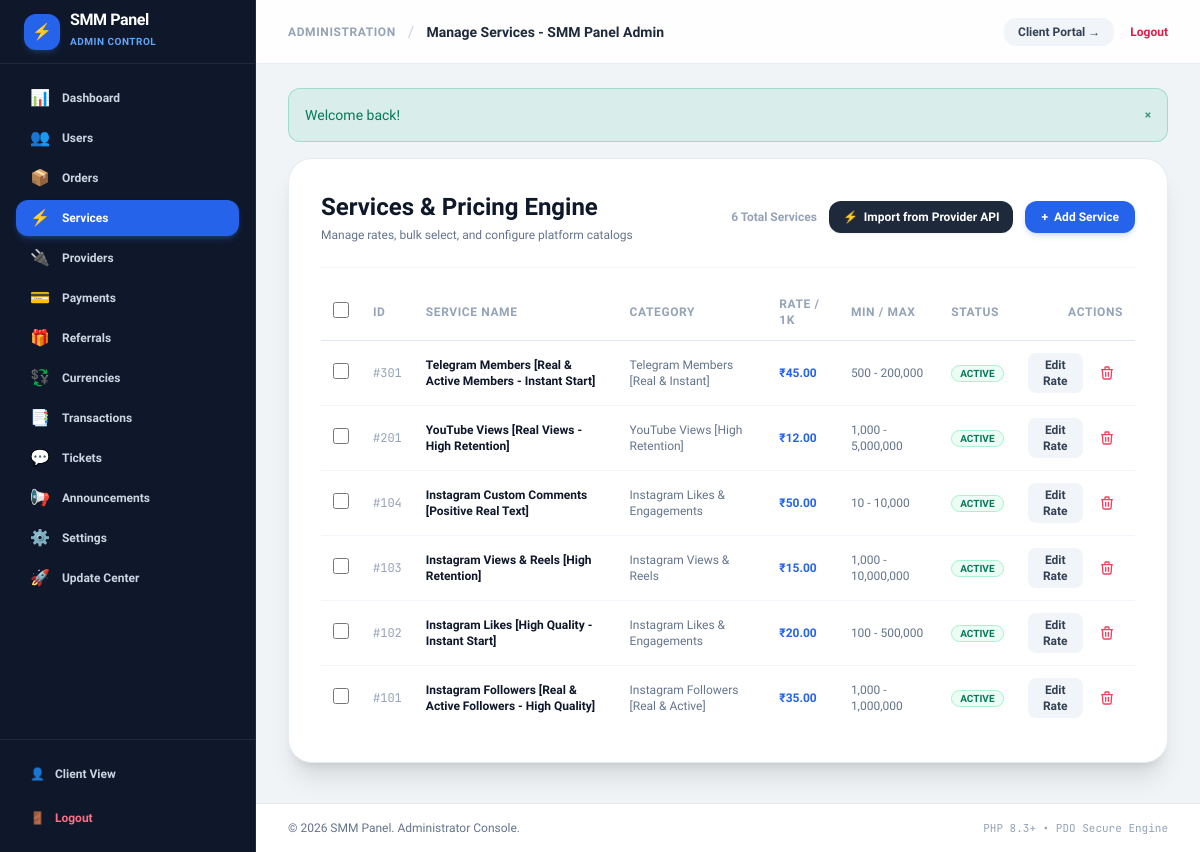
The app's page /admin/services.php (signed in), older data.
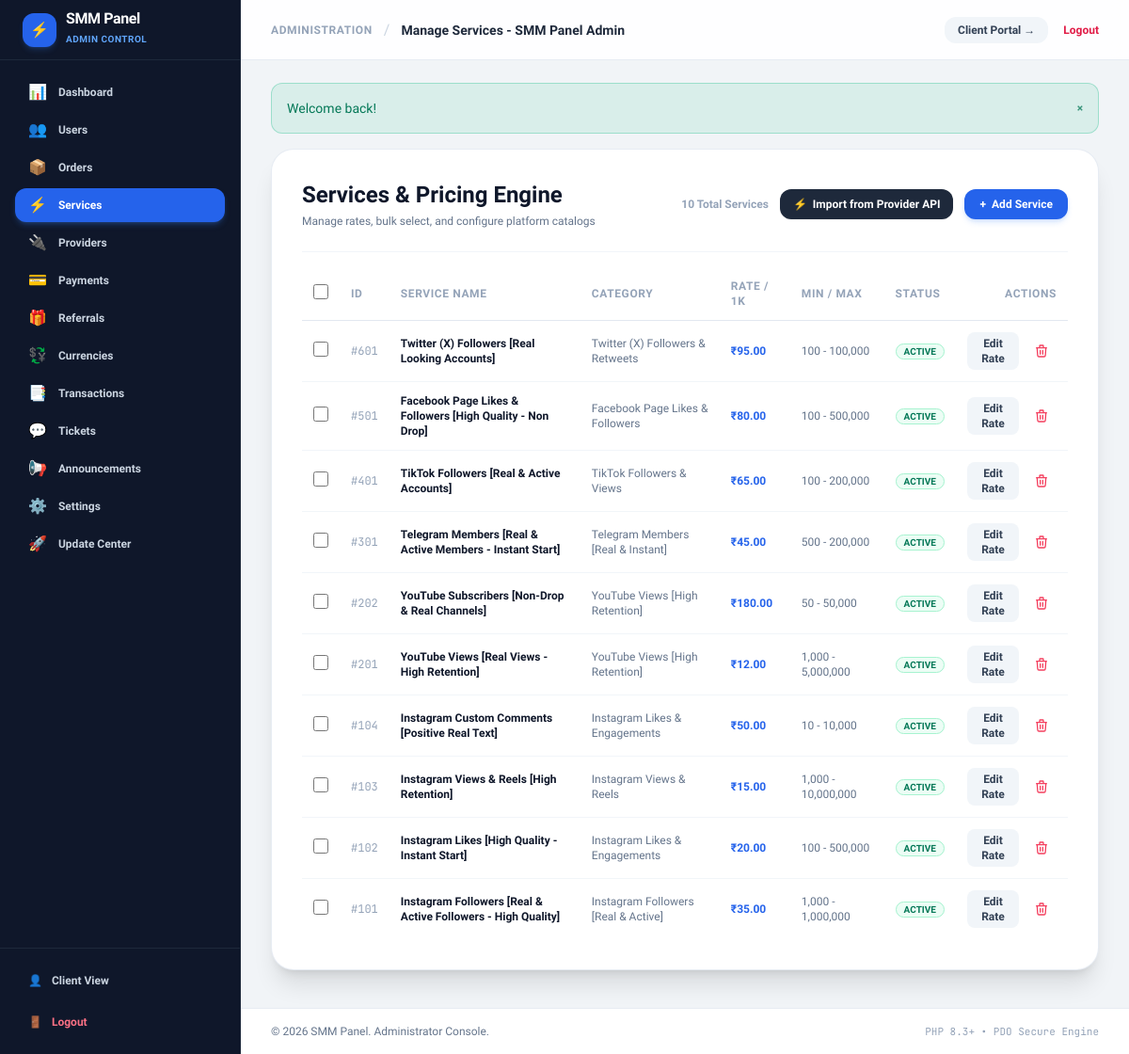
The same page, newer data.
### tables this page shows
CREATE TABLE `services` (
  `id` INT UNSIGNED AUTO_INCREMENT PRIMARY KEY,
  `category_id` INT UNSIGNED NOT NULL,
  `provider_id` INT UNSIGNED NULL,
  `provider_service_id` VARCHAR(64) NULL,
  `name` VARCHAR(255) NOT NULL,
  `rate_per_1000` DECIMAL(10, 4) NOT NULL,
  `original_rate` DECIMAL(10, 4) NULL,
  `min_quantity` INT UNSIGNED NOT NULL DEFAULT 10,
  `max_quantity` INT UNSIGNED NOT NULL DEFAULT 100000,
  `service_type` ENUM('default', 'custom_comments', 'package', 'poll') NOT NULL DEFAULT 'default',
  `speed` VARCHAR(100) DEFAULT 'Fast Delivery',
  `description` TEXT NULL,
  `status` ENUM('active', 'inactive') NOT NULL DEFAULT 'active',
  `created_at` TIMESTAMP DEFAULT CURRENT_TIMESTAMP,
  `updated_at` TIMESTAMP DEFAULT CURRENT_TIMESTAMP ON UPDATE CURRENT_TIMESTAMP,
  FOREIGN KEY (`category_id`) REFERENCES `categories`(`id`) ON DELETE CASCADE,
  FOREIGN KEY (`provider_id`) REFERENCES `providers`(`id`) ON DELETE SET NULL,
  INDEX `idx_service_status` (`status`),
  INDEX `idx_service_provider_mapping` (`provider_id`, `provider_service_id`)
);

CREATE TABLE `categories` (
  `id` INT UNSIGNED AUTO_INCREMENT PRIMARY KEY,
  `name` VARCHAR(120) NOT NULL,
  `platform` ENUM('instagram', 'youtube', 'telegram', 'facebook', 'tiktok', 'twitter', 'other') NOT NULL DEFAULT 'other',
  `sort_order` INT NOT NULL DEFAULT 0,
  `status` ENUM('active', 'inactive') NOT NULL DEFAULT 'active',
  `created_at` TIMESTAMP DEFAULT CURRENT_TIMESTAMP,
  `updated_at` TIMESTAMP DEFAULT CURRENT_TIMESTAMP ON UPDATE CURRENT_TIMESTAMP,
  INDEX `idx_category_platform` (`platform`)
);

### includes/functions.php (called while the page is built, shortened)
<?php
function e(?string $string): string {
    return htmlspecialchars((string)$string, ENT_QUOTES, 'UTF-8');
}
    ?>
    <?php
function get_base_currency(): array {
    $currencies = get_active_currencies();
    foreach ($currencies as $curr) {
        if (!empty($curr['is_base'])) {
            return $curr;
        }
    }
    return ['code' => 'INR', 'symbol' => '₹', 'name' => 'Indian Rupee', 'exchange_rate' => 1.0, 'is_base' => 1];
}
function get_active_currencies(): array {
    if (isset($GLOBALS['_app_currencies_cache'])) {
        return $GLOBALS['_app_currencies_cache'];
    }
    try {
        $db = Database::getConnection();
        $stmt = $db->query("SELECT * FROM currencies WHERE status = 'active' ORDER BY is_base DESC, code ASC");
        $currencies = $stmt->fetchAll();
        if (empty($currencies)) {
            $currencies = [
                ['code' => 'INR', 'symbol' => '₹', 'name' => 'Indian Rupee', 'exchange_rate' => 1.0, 'is_base' => 1],
                ['code' => 'USD', 'symbol' => '$', 'name' => 'US Dollar', 'exchange_rate' => 0.0116, 'is_base' => 0]
            ];
        }
        return $currencies;
    } catch (\Throwable $e) {
        return [
            ['code' => 'INR', 'symbol' => '₹', 'name' => 'Indian Rupee', 'exchange_rate' => 1.0, 'is_base' => 1]
        ];
    }
}
function get_user_currency(): array {
    $chosenCode = $_SESSION['user_currency'] ?? null;
    return get_base_currency();
}
function format_currency(float|int|string $amount, ?string $currencyCode = null, bool $convertFromBase = true): string {
    $val = (float)$amount;
    $userCurr = get_user_currency();
    $targetCode = $currencyCode ?: $userCurr['code'];
    $targetSymbol = $userCurr['symbol'] ?? '₹';
    $baseCurr = get_base_currency();
    return $targetSymbol . number_format($val, 2);
}

### admin/services.php (the view, shortened to what the changed rows need)
<?php
require_once __DIR__ . '/../includes/functions.php';
$db = Database::getConnection();
$services = $db->query("
    SELECT s.*, c.name AS category_name
    FROM services s
    JOIN categories c ON s.category_id = c.id
    ORDER BY s.id DESC
")->fetchAll();
require_once __DIR__ . '/../includes/header.php';
?>
<div class="max-w-7xl mx-auto my-4 space-y-6">
    <div class="bg-white rounded-3xl p-6 sm:p-8 border border-slate-200/80 shadow-xl">
        <div class="flex flex-col sm:flex-row sm:items-center justify-between gap-4 pb-6 border-b border-slate-100">
            <div>
                <h2 class="text-2xl font-extrabold text-slate-900">Services & Pricing Engine</h2>
            </div>
            <div class="flex items-center gap-3">
                <span class="text-xs text-slate-400 font-bold"><?= count($services) ?> Total Services</span>
                <a href="/admin/import-services.php" class="px-3.5 py-2 bg-slate-800 hover:bg-slate-900 text-white rounded-xl text-xs font-bold transition-all flex items-center gap-1.5 shadow-sm">
                    <span>⚡</span> Import from Provider API
                </a>
                <button type="button" onclick="document.getElementById('addSvcForm').classList.toggle('hidden')" class="px-4 py-2 bg-blue-600 hover:bg-blue-700 text-white rounded-xl text-xs font-bold shadow-md shadow-blue-500/20 transition-all flex items-center gap-1.5">
                    <span>+</span> Add Service
                </button>
            </div>
        </div>
        <form id="bulkActionForm" action="/admin/services.php" method="POST">
            <div class="overflow-x-auto mt-4">
                <table class="w-full text-left text-xs">
                    <thead>
                        <tr class="border-b border-slate-200 text-slate-400 uppercase tracking-wider">
                            <th class="py-3 px-3 w-10 text-center">
                                <input type="checkbox" id="selectAllCheckbox" onchange="toggleSelectAll(this)" class="w-4 h-4 rounded border-slate-300 text-blue-600 focus:ring-blue-500 cursor-pointer">
                            </th>
                            <th class="py-3 px-3">ID</th>
                            <th class="py-3 px-3">Service Name</th>
                            <th class="py-3 px-3">Category</th>
                            <th class="py-3 px-3">Rate / 1K</th>
                            <th class="py-3 px-3">Min / Max</th>
                            <th class="py-3 px-3">Status</th>
                            <th class="py-3 px-3 text-right">Actions</th>
                        </tr>
                    </thead>
                    <tbody class="divide-y divide-slate-100 text-slate-700">
                        <?php foreach ($services as $s): ?>
                            <tr class="hover:bg-slate-50 transition-colors" id="row-<?= (int)$s['id'] ?>">
                                <td class="py-3 px-3 text-center">
                                    <input type="checkbox" name="selected_ids[]" value="<?= (int)$s['id'] ?>" onchange="updateBulkBar()" class="service-checkbox w-4 h-4 rounded border-slate-300 text-blue-600 focus:ring-blue-500 cursor-pointer">
                                </td>
                                <td class="py-3 px-3 font-mono text-slate-400">#<?= (int)$s['id'] ?></td>
                                <td class="py-3 px-3 font-bold text-slate-900"><?= e($s['name']) ?></td>
                                <td class="py-3 px-3 text-slate-500"><?= e($s['category_name']) ?></td>
                                <td class="py-3 px-3 font-extrabold text-blue-600 tabular-nums"><?= format_currency($s['rate_per_1000']) ?></td>
                                <td class="py-3 px-3 text-slate-500"><?= number_format($s['min_quantity']) ?> - <?= number_format($s['max_quantity']) ?></td>
                                <td class="py-3 px-3">
                                    <span class="px-2 py-0.5 rounded-full text-[10px] font-bold uppercase <?= $s['status'] === 'active' ? 'bg-emerald-50 text-emerald-700 border border-emerald-200' : 'bg-slate-100 text-slate-600 border border-slate-200' ?>">
                                        <?= e($s['status']) ?>
                                    </span>
                                </td>
                                <td class="py-3 px-3 text-right">
                                    <div class="inline-flex items-center gap-2">
                                        <button type="button" onclick="editRate(<?= (int)$s['id'] ?>, <?= (float)$s['rate_per_1000'] ?>, '<?= e(addslashes($s['name'])) ?>')" class="px-2.5 py-1 bg-slate-100 hover:bg-slate-200 text-slate-700 rounded-lg text-xs font-bold transition-colors">
                                            Edit Rate
                                        </button>
                                        <button type="button" onclick="confirmSingleDelete(<?= (int)$s['id'] ?>, '<?= e(addslashes($s['name'])) ?>')" class="px-2 py-1 text-rose-500 hover:bg-rose-50 rounded-lg text-xs font-bold transition-colors" title="Delete service">
                                            <svg class="w-4 h-4" fill="none" stroke="currentColor" viewBox="0 0 24 24"><path stroke-linecap="round" stroke-linejoin="round" stroke-width="2" d="M19 7l-.867 12.142A2 2 0 0116.138 21H7.862a2 2 0 01-1.995-1.858L5 7m5 4v6m4-6v6m1-10V4a1 1 0 00-1-1h-4a1 1 0 00-1 1v3M4 7h16"/></svg>
                                        </button>
                                    </div>
                                </td>
                            </tr>
                        <?php endforeach; ?>
                    </tbody>
                </table>
            </div>
        </form>
    </div>
</div>
<?php require_once __DIR__ . '/../includes/footer.php'; ?>

### includes/header.php (shortened to what the changed rows need)
<?php
require_once __DIR__ . '/functions.php';
$isAdminPage = str_starts_with($_SERVER['SCRIPT_NAME'] ?? '', '/admin');
$currentScript = $_SERVER['SCRIPT_NAME'] ?? '';
$adminNavLinks = [
    ['name' => 'Dashboard', 'url' => '/admin/dashboard.php', 'icon' => '📊'],
    ['name' => 'Users', 'url' => '/admin/users.php', 'icon' => '👥'],
    ['name' => 'Orders', 'url' => '/admin/orders.php', 'icon' => '📦'],
    ['name' => 'Services', 'url' => '/admin/services.php', 'icon' => '⚡'],
    ['name' => 'Providers', 'url' => '/admin/providers.php', 'icon' => '🔌'],
    ['name' => 'Payments', 'url' => '/admin/payments.php', 'icon' => '💳'],
    ['name' => 'Referrals', 'url' => '/admin/referrals.php', 'icon' => '🎁'],
    ['name' => 'Currencies', 'url' => '/admin/currencies.php', 'icon' => '💱'],
    ['name' => 'Transactions', 'url' => '/admin/transactions.php', 'icon' => '📑'],
    ['name' => 'Tickets', 'url' => '/admin/tickets.php', 'icon' => '💬'],
    ['name' => 'Announcements', 'url' => '/admin/announcements.php', 'icon' => '📢'],
    ['name' => 'Settings', 'url' => '/admin/settings.php', 'icon' => '⚙️'],
    ['name' => 'Update Center', 'url' => '/admin/updates.php', 'icon' => '🚀'],
];
?>
<!DOCTYPE html>
<html lang="en" class="h-full bg-[#f8fafc]">
<head>
    <script src="https://cdn.tailwindcss.com"></script>
</head>
<body class="min-h-full font-sans text-slate-800 antialiased bg-[#f6f9fc] selection:bg-blue-600 selection:text-white">
    <?php if ($isAdminPage): ?>
        <div x-data="{ sidebarOpen: false }" class="min-h-screen flex flex-col lg:flex-row bg-[#0f172a]/[0.02]">
            <aside :class="sidebarOpen ? 'translate-x-0' : '-translate-x-full lg:translate-x-0'"
                   class="fixed inset-y-0 left-0 z-50 w-64 bg-slate-900 border-r border-slate-800 text-slate-300 flex flex-col justify-between transition-transform duration-300 ease-in-out lg:static lg:translate-x-0 lg:min-h-screen lg:shrink-0">
                <div>
                    <nav class="p-4 space-y-1 text-xs">
                        <?php foreach ($adminNavLinks as $link):
                            $isActive = ($currentScript === $link['url']);
                        ?>
                            <a href="<?= $link['url'] ?>"
                                class="flex items-center gap-3 px-3.5 py-2.5 rounded-xl transition-all <?= $isActive ? 'bg-blue-600 text-white font-bold shadow-md shadow-blue-500/25' : 'text-slate-300 hover:text-white hover:bg-slate-800 font-semibold' ?>">
                                <span class="text-base leading-none"><?= $link['icon'] ?></span>
                                <span><?= $link['name'] ?></span>
                            </a>
                        <?php endforeach; ?>
                    </nav>
                </div>
            </aside>
            <div class="flex-1 flex flex-col min-w-0">
                <main class="flex-1 overflow-y-auto">
                    <div class="max-w-7xl mx-auto px-4 sm:px-6 lg:px-8 py-6">
    <?php endif; ?>

Row changes from the older to the newer data that the page shows:
added services: id "601", name "Twitter (X) Followers [Real Looking Accounts]", category.name "Twitter (X) Followers & Retweets", rate_per_1000 "₹95.00", min_quantity "100", max_quantity "100,000", status "ACTIVE"
added services: id "501", name "Facebook Page Likes & Followers [High Quality - Non Drop]", category.name "Facebook Page Likes & Followers", rate_per_1000 "₹80.00", min_quantity "100", max_quantity "500,000", status "ACTIVE"
added services: id "401", name "TikTok Followers [Real & Active Accounts]", category.name "TikTok Followers & Views", rate_per_1000 "₹65.00", min_quantity "100", max_quantity "200,000", status "ACTIVE"
added services: id "202", name "YouTube Subscribers [Non-Drop & Real Channels]", category.name "YouTube Views [High Retention]", rate_per_1000 "₹180.00", min_quantity "50", max_quantity "50,000", status "ACTIVE"
Text that changed along with them:
count($services): "6" → "10"
